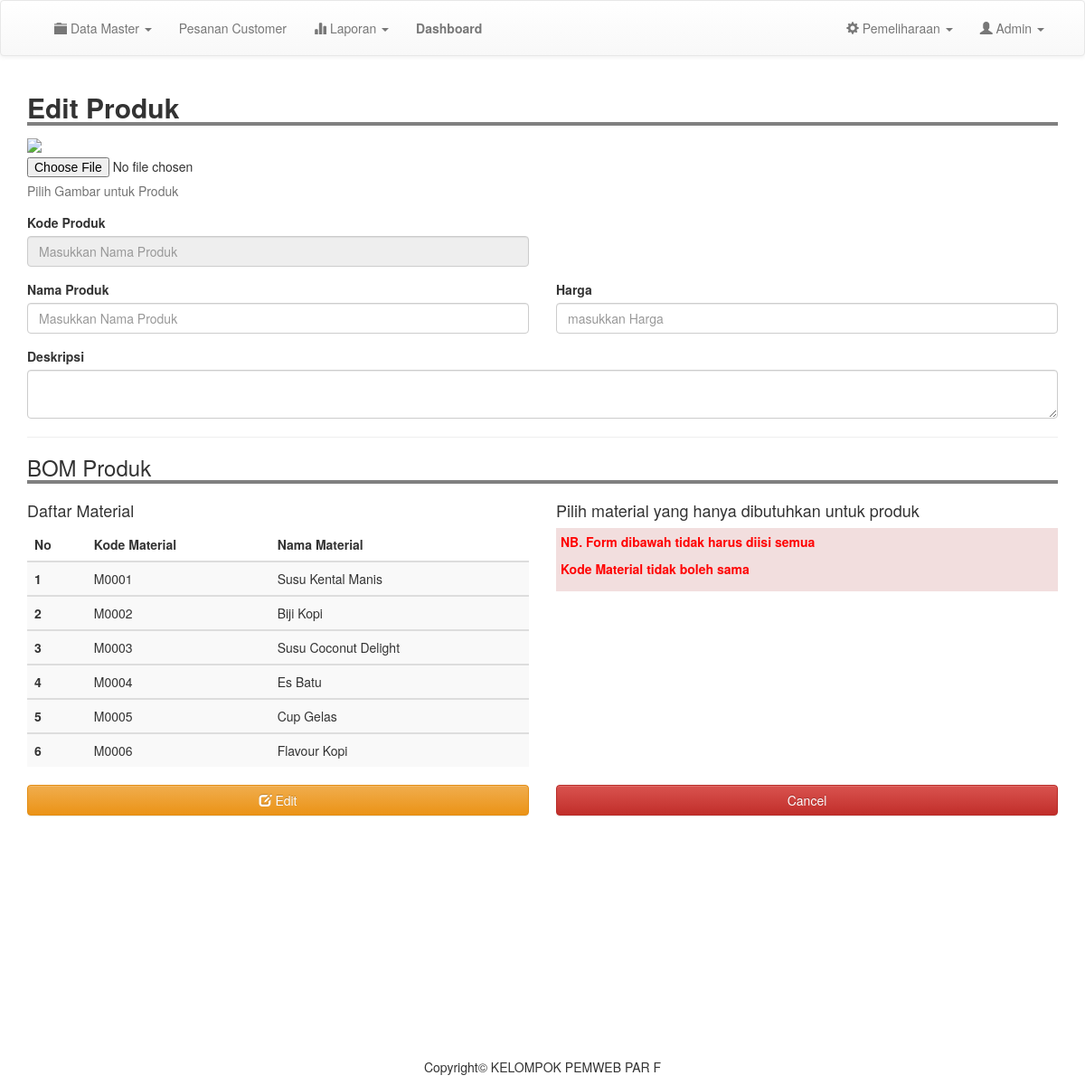
The page /admin/edit_produk.php (signed in) on the database its author committed.
### tables this page shows
CREATE TABLE `inventory` (
  `kode_bk` varchar(100) NOT NULL,
  `nama` varchar(200) NOT NULL,
  `qty` varchar(200) NOT NULL,
  `satuan` varchar(200) NOT NULL,
  `harga` int(11) NOT NULL,
  `tanggal` date NOT NULL
);

### admin/edit_produk.php (the view, shortened to what this page needs)
<?php
include 'header.php';
$kode_produk = $_GET['kode'];
$kode = mysqli_query($conn, "SELECT * from produk where kode_produk = '$kode_produk'");
$data = mysqli_fetch_assoc($kode);
?>
<div class="container">
	<h2 style=" width: 100%; border-bottom: 4px solid gray"><b>Edit Produk</b></h2>
	<form action="proses/edit_produk.php" method="POST" enctype="multipart/form-data">
		<div class="form-group">
			<label for="exampleInputFile"><img src="../image/produk/<?= $data['image']; ?>" width="100"></label>
			<input type="file" id="exampleInputFile" name="files">
			<p class="help-block">Pilih Gambar untuk Produk</p>
		</div>
		<div class="row">
			<div class="col-md-6">
				<div class="form-group">
					<label for="exampleInputEmail1">Kode Produk</label>
					<input type="text" class="form-control" id="exampleInputEmail1" placeholder="Masukkan Nama Produk" disabled value="<?= $data['kode_produk']; ?>">
				</div>
			</div>
		</div>
		<div class="row">
			<div class="col-md-6">
				<div class="form-group">
					<label for="exampleInputEmail1">Nama Produk</label>
					<input type="text" class="form-control" id="exampleInputEmail1" placeholder="Masukkan Nama Produk" name="nama" value="<?= $data['nama']; ?>">
				</div>
			</div>
			<div class="col-md-6">
				<div class="form-group">
					<label for="exampleInputEmail1">Harga</label>
					<input type="number" class="form-control" id="exampleInputEmail1" placeholder="masukkan Harga" name="harga" value="<?= $data['harga']; ?>">
				</div>
			</div>
		</div>
		<div class="form-group">
			<label for="exampleInputPassword1">Deskripsi</label>
			<textarea name="desk" class="form-control">
				<?= $data['deskripsi']; ?>
			</textarea>
		</div>
		<hr>
		<h3 style=" width: 100%; border-bottom: 4px solid gray">BOM Produk</h3>
		<div class="row">
			<div class="col-md-6">
				<h4>Daftar Material</h4>
				<table class="table table-striped ">
					<thead>
						<tr>
							<th scope="col">No</th>
							<th scope="col">Kode Material</th>
							<th scope="col">Nama Material</th>
						</tr>
					</thead>
					<?php
					$result2 = mysqli_query($conn, "SELECT * FROM inventory order by kode_bk asc");
					$no2 =1;
					while ($row2 = mysqli_fetch_assoc($result2)) {
						?>
						<tbody>
							<tr>
								<th scope="row"><?= $no2;  ?></th>
								<td><?= $row2['kode_bk']; ?></td>
								<td><?= $row2['nama']; ?></td>
							</tr>
						</tbody>
						<?php
						$no2++;
					}
					?>
				</table>
			</div>
			<div class="col-md-6">
				<h4>Pilih material yang hanya dibutuhkan untuk produk</h4>
				<div class="bg-danger" style="padding: 5px;">
				<p style="color: red; font-weight: bold;">NB. Form dibawah tidak harus diisi semua</p>
				<p style="color: red; font-weight: bold;">Kode Material tidak boleh sama</p>
				</div>
				<br>
			</div>
		</div>
		<div class="row">
			<div class="col-md-6">
				<button type="submit"  class="btn btn-warning btn-block" ><i class="glyphicon glyphicon-edit"></i> Edit</button>
			</div>
			<div class="col-md-6">
				<a href="m_produk.php" class="btn btn-danger btn-block">Cancel</a>
			</div>
		</div>
		<br>
	</div>
<br>
<br>
<br>
<br>
<br>
<br>
<br>
<br>
<br>
<br>
<br>
<br>
<?php
include 'footer.php';
?>

### css/style.css (style rules this page uses)
body { margin:0; padding: 0; }

### rows shown on the page
inventory: kode_bk "M0001", nama "Susu Kental Manis"
inventory: kode_bk "M0002", nama "Biji Kopi"
inventory: kode_bk "M0003", nama "Susu Coconut Delight"
inventory: kode_bk "M0004", nama "Es Batu"
inventory: kode_bk "M0005", nama "Cup Gelas"
inventory: kode_bk "M0006", nama "Flavour Kopi"
